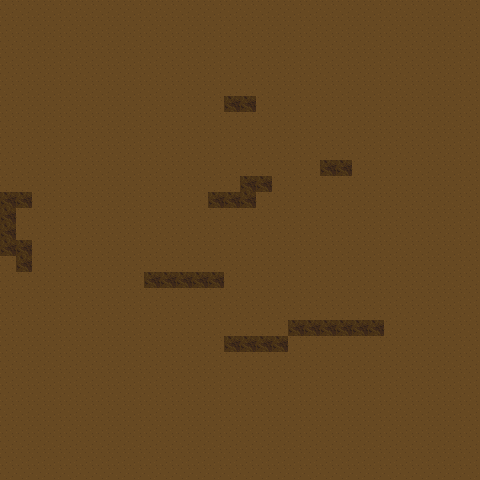

This is a level from a 2D game, rendered from its Tiled map with the project's own tilesets. A one-line summary and the complete map file follow:
An orthogonal 30x30 tile map with 16x16 px tiles, 1 tile layer (tiled) and 5 objects.

<map version="1.2" tiledversion="1.2.4" orientation="orthogonal" renderorder="right-down" width="30" height="30" tilewidth="16" tileheight="16" infinite="0" nextlayerid="3" nextobjectid="6">
 <tileset firstgid="1" source="../MapTextures/mine..tsx" />
 <layer id="1" name="tiled" width="30" height="30">
  <data encoding="csv">
166,166,166,166,166,166,166,166,166,166,166,166,166,166,166,166,166,166,166,166,166,166,166,166,166,166,166,166,166,166,
166,166,166,166,166,166,166,166,166,166,166,166,166,166,166,166,166,166,166,166,166,166,166,166,166,166,166,166,166,166,
166,166,166,166,166,166,166,166,166,166,166,166,166,166,166,166,166,166,166,166,166,166,166,166,166,166,166,166,166,166,
166,166,166,166,166,166,166,166,166,166,166,166,166,166,166,166,166,166,166,166,166,166,166,166,166,166,166,166,166,166,
166,166,166,166,166,166,166,166,166,166,166,166,166,166,166,166,166,166,166,166,166,166,166,166,166,166,166,166,166,166,
166,166,166,166,166,166,166,166,166,166,166,166,166,166,166,166,166,166,166,166,166,166,166,166,166,166,166,166,166,166,
166,166,166,166,166,166,166,166,166,166,166,166,166,166,171,171,166,166,166,166,166,166,166,166,166,166,166,166,166,166,
166,166,166,166,166,166,166,166,166,166,166,166,166,166,166,166,166,166,166,166,166,166,166,166,166,166,166,166,166,166,
166,166,166,166,166,166,166,166,166,166,166,166,166,166,166,166,166,166,166,166,166,166,166,166,166,166,166,166,166,166,
166,166,166,166,166,166,166,166,166,166,166,166,166,166,166,166,166,166,166,166,166,166,166,166,166,166,166,166,166,166,
166,166,166,166,166,166,166,166,166,166,166,166,166,166,166,166,166,166,166,166,171,171,166,166,166,166,166,166,166,166,
166,166,166,166,166,166,166,166,166,166,166,166,166,166,166,171,171,166,166,166,166,166,166,166,166,166,166,166,166,166,
171,171,166,166,166,166,166,166,166,166,166,166,166,171,171,171,166,166,166,166,166,166,166,166,166,166,166,166,166,166,
171,166,166,166,166,166,166,166,166,166,166,166,166,166,166,166,166,166,166,166,166,166,166,166,166,166,166,166,166,166,
171,166,166,166,166,166,166,166,166,166,166,166,166,166,166,166,166,166,166,166,166,166,166,166,166,166,166,166,166,166,
171,171,166,166,166,166,166,166,166,166,166,166,166,166,166,166,166,166,166,166,166,166,166,166,166,166,166,166,166,166,
166,171,166,166,166,166,166,166,166,166,166,166,166,166,166,166,166,166,166,166,166,166,166,166,166,166,166,166,166,166,
166,166,166,166,166,166,166,166,166,171,171,171,171,171,166,166,166,166,166,166,166,166,166,166,166,166,166,166,166,166,
166,166,166,166,166,166,166,166,166,166,166,166,166,166,166,166,166,166,166,166,166,166,166,166,166,166,166,166,166,166,
166,166,166,166,166,166,166,166,166,166,166,166,166,166,166,166,166,166,166,166,166,166,166,166,166,166,166,166,166,166,
166,166,166,166,166,166,166,166,166,166,166,166,166,166,166,166,166,166,171,171,171,171,171,171,166,166,166,166,166,166,
166,166,166,166,166,166,166,166,166,166,166,166,166,166,171,171,171,171,166,166,166,166,166,166,166,166,166,166,166,166,
166,166,166,166,166,166,166,166,166,166,166,166,166,166,166,166,166,166,166,166,166,166,166,166,166,166,166,166,166,166,
166,166,166,166,166,166,166,166,166,166,166,166,166,166,166,166,166,166,166,166,166,166,166,166,166,166,166,166,166,166,
166,166,166,166,166,166,166,166,166,166,166,166,166,166,166,166,166,166,166,166,166,166,166,166,166,166,166,166,166,166,
166,166,166,166,166,166,166,166,166,166,166,166,166,166,166,166,166,166,166,166,166,166,166,166,166,166,166,166,166,166,
166,166,166,166,166,166,166,166,166,166,166,166,166,166,166,166,166,166,166,166,166,166,166,166,166,166,166,166,166,166,
166,166,166,166,166,166,166,166,166,166,166,166,166,166,166,166,166,166,166,166,166,166,166,166,166,166,166,166,166,166,
166,166,166,166,166,166,166,166,166,166,166,166,166,166,166,166,166,166,166,166,166,166,166,166,166,166,166,166,166,166,
166,166,166,166,166,166,166,166,166,166,166,166,166,166,166,166,166,166,166,166,166,166,166,166,166,166,166,166,166,166
</data>
 </layer>
 <objectgroup id="2" name="Collision">
  <object id="1" x="69" y="52" width="54" height="47" />
  <object id="2" x="242" y="83">
   <point />
  </object>
  <object id="3" x="96" y="181" width="70" height="89">
   <ellipse />
  </object>
  <object id="4" x="299" y="178">
   <polyline points="0,0 -2,83 -32,127" />
  </object>
  <object id="5" x="159" y="339">
   <polygon points="0,0 -51,64 77,81" />
  </object>
 </objectgroup>
</map>
